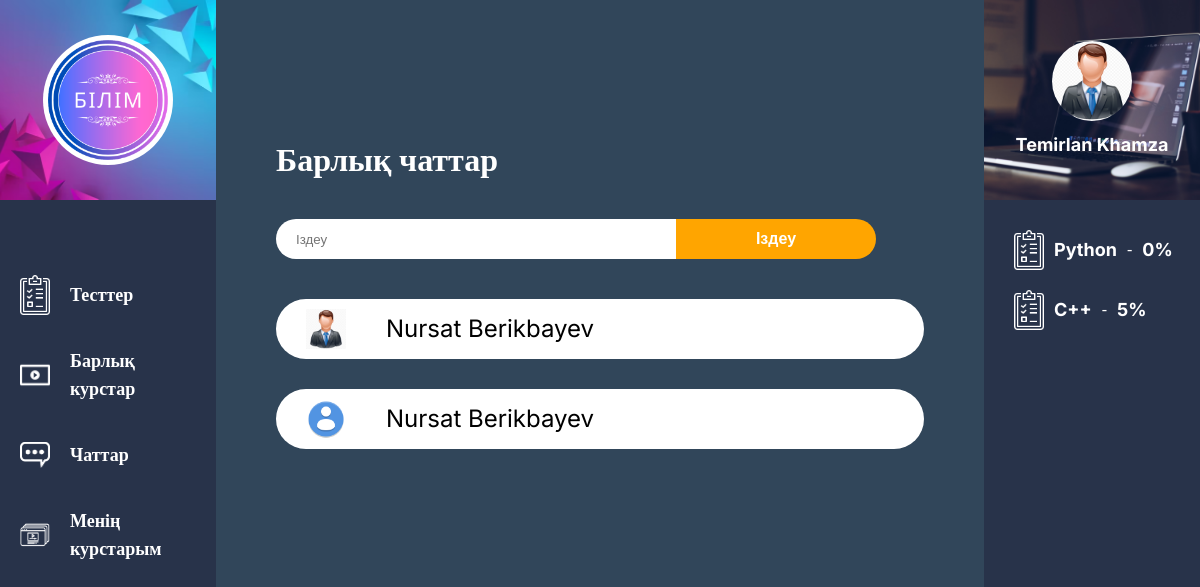
/allchats/ (signed in), run on the app's committed database.
### online_courses/models.py (models this page shows, shortened)
class AllUserInfo(models.Model):
    user_pk = models.ForeignKey(settings.AUTH_USER_MODEL,on_delete=models.CASCADE)
    first_name=models.CharField(max_length=50)
    last_name=models.CharField(max_length=50)
    city=models.CharField(max_length=20,default='None')
    email=models.EmailField()
    phone=models.CharField(max_length=20,default='None')
    user_icon=models.ImageField(upload_to='icons/')
    user_type=models.CharField(max_length=30, default='student')
    def isUserTeacher(self):
        if(self.user_type == 'student'):
            return False
        else:
            return True
    class Meta:
        verbose_name = "Қолданушы туралы толық ақпарат"
        verbose_name_plural = "Қолданушылар туралы толық ақпарат"

class UserCourseSubscribe(models.Model):
    user_pk=models.ForeignKey(settings.AUTH_USER_MODEL,on_delete=models.CASCADE)
    course_pk=models.ForeignKey(CourseGeneral,on_delete=models.CASCADE)
    grades=models.IntegerField(default=0)
    class Meta:
        verbose_name = "Курсқа жазылым"
        verbose_name_plural = "Курстарға жазылым"

class CourseGeneral(models.Model):
    author = models.ForeignKey(settings.AUTH_USER_MODEL, on_delete=models.CASCADE)
    title = models.CharField(max_length=30)
    info = models.TextField()
    created_date = models.DateTimeField(default=timezone.now)
    published_date = models.DateTimeField(blank=True, null=True)
    course_icon = models.ImageField(upload_to='media/', blank=True ,default='qwert',null=True)
    class Meta:
        verbose_name = "Курс туралы толық ақпарат"
        verbose_name_plural = "Курстар туралы толық ақпарат"

### online_courses/views.py (the view)
# urls.py: path('allchats/', views.all_chats, name='all_chats'),
def all_chats(request):
    all_users=AllUserInfo.objects.filter().exclude(user_pk=request.user)
    mycourses=UserCourseSubscribe.objects.filter(user_pk=request.user)
    userInfo=get_object_or_404( AllUserInfo,user_pk=request.user)
    return render(request,'online_courses/all-chats.html',{"mycourses":mycourses,"userInfo":userInfo,'all_users':all_users})

### online_courses/templates/online_courses/all-chats.html
{% extends 'online_courses/main.html' %}
{% load static %}
{% block content %}
<head>
    <link rel="stylesheet" href="{% static 'assets/css/all-chats.css' %}">
</head>
        <div class="main-content">
            <h3>Барлық чаттар</h3>
            <div class="chat-search">
                <input type="text" placeholder="Іздеу">
                <button>Іздеу</button>
            </div>
            <div class="all-chat">
            {% for user in all_users %}
                <a href="{% url 'chat' pk=user.user_pk.pk %}" class="chat-item">
                    {% if user.user_icon %}
                        <img src="{{ user.user_icon.url }}" alt="">
                    {% else %}
                        <img src="assets/icon/chat.svg" alt="">
                    {% endif %}
                    <span>{{ user.first_name }} {{ user.last_name }}</span>
                </a>
            {% endfor %}
            </div>
        </div>
        {% endblock %}

### online_courses/templates/online_courses/main.html (shortened to what this page needs)
{% load static %}
<!DOCTYPE html>
<html lang="en">
<head>
    <link rel="stylesheet" href="{% static  'assets/css/main.css' %}">
    <link rel="stylesheet" href="{% static  'assets/css/all-courses.css' %}">
</head>
<body>
    <main class="main">
        <div class="sidebar-left">
            <div class="sidebar-logo">
                <a href="{% url 'all_courses' %}">
                    <img src="{% static  'assets/img/ілім.png' %}" alt="">
                </a>
            </div>
            <div class="sidebar-left__item">
                <a href="{% url 'all_tests' %}">
                    <img src="{% static  'assets/icon/s1.png' %}" alt="">
                    <span>Тесттер</span>
                </a>
                <a href="{% url 'all_courses'%}">
                    <img src="{% static  'assets/icon/video.png' %}" alt="">
                    <span>Барлық курстар</span>
                </a>
                <a href="{% url 'all_chats' %}">
                    <img src="{% static  'assets/icon/chat.png' %}" alt="">
                    <span>Чаттар</span>
                </a>
                {% if userInfo %}
                {% if userInfo.isUserTeacher %}
                <a href="{% url 'teacher_courses' %}">
                    <img src="{% static  'assets/icon/persons.png' %}" alt="">
                    <span>Менің курстарым</span>
                </a>
                {% endif %}
                {% endif %}
            </div>
        </div>
        {% block content %}
        {% endblock %}
        <div class="sidebar-right">
            <div class="sidebar-right__user">
                {% if userInfo %}
                <a href="{% url 'user_profile' %}">
                    {% if userInfo.user_icon %}
                        <img style="border-radius: 50%;" src="{{ userInfo.user_icon.url }}" alt="">
                    {% else %}
                        <img style="border-radius: 50%;" src="{% static  'assets/icon/avatar.png' %}" alt="">
                    {% endif%}
                    <h3>{{ userInfo.first_name }}  {{userInfo.last_name}}  </h3>
                </a>
                {% else %}
                <a href="{% url 'login' %}">
                    <img style="border-radius: 50%;" src="{% static  'assets/icon/avatar.png' %}" alt="">
                    <h3>log in</h3>
                </a>
                {% endif %}
            </div>
            <div class="sidebar-right__stats">
                {% for mycourse in mycourses %}
                <a href="#">
                    <img src="{% static  'assets/icon/s1.png' %}" alt="">
                    <span class="sidebar-right__stats-name">
                        {{ mycourse.course_pk.title }}
                    </span> -
                    <div class="sidebar-right__stats-rating">
                        {{ mycourse.grades}}%
                    </div>
                </a>
                {% endfor %}
            </div>
        </div>
    </main>
</body>
</html>

### online_courses/static/assets/css/main.css (style rules this page uses)
* { padding: 0; margin: 0; text-decoration: none; box-sizing: border-box; }
body { background: #31465a; padding-bottom: 100px; }
.main { display: flex; }
.sidebar-left, .sidebar-right { height: 100vh; width: 18%; }
.sidebar-left { position: fixed; left: 0; top: 0; }
.sidebar-right { position: fixed; right: 0; top: 0; }
.main-content { width: 54%; margin: auto; margin-top: 100px; }
.sidebar-left, .sidebar-right { background: rgb(40, 51, 74); }
.sidebar-logo { display: flex; justify-content: center; align-items: center; height: 200px; width: 100%; background: url(../img/sidebar-logo_back.avif); background-size: cover; background-position: center; }
.sidebar-logo a { display: block; width: 130px; height: 130px; padding: 5px; background-color: #fff; border-radius: 50%; }
.sidebar-logo img { width: 100%; height: 100%; }
.sidebar-left__item img { width: 30px; }
.sidebar-left__item { margin-top: 50px; padding: 20px; }
.sidebar-left__item span { font-family: 'Inter'; font-weight: bold; font-size: 18px; line-height: 28px; color: #fff; }
.sidebar-left__item a { display: flex; align-items: center; gap: 20px; height: 50px; transition: .5s; margin-bottom: 30px; }
.sidebar-right__user { height: 200px; background: url(../img/sidebar-right.jpg); background-size: cover; background-position: center; width: 100%; display: flex; align-items: center; justify-content: center; }
.sidebar-right__user img { width: 80px; height: 80px; display: block; margin: auto; }
.sidebar-right__user h3 { font-family: 'Inter'; font-size: 18px; line-height: 28px; color: #fff; font-weight: bold; text-align: center; margin-top: 10px; }
.sidebar-right__stats { padding: 30px; }
.sidebar-right__stats img { width: 30px; }
.sidebar-right__stats-name { font-family: 'Inter'; font-weight: 700; font-size: 18px; line-height: 28px; color: #fff; }
.sidebar-right__stats-rating { font-family: 'Inter'; font-weight: 700; font-size: 18px; line-height: 28px; color: #fff; }
.sidebar-right__stats a { color: #fff; display: flex; align-items: center; gap: 10px; margin-bottom: 20px; }
.sidebar-left, .sidebar-right { transition: 1s; }

### online_courses/static/assets/css/all-courses.css (style rules this page uses)
.main-content > h3 { font-family: 'Inter'; font-weight: 700; font-size: 32px; color: #FFFFFF; margin-bottom: 30px; }

### online_courses/static/assets/css/all-chats.css (style rules this page uses)
.main-content h3 { font-family: 'Inter'; font-weight: 700; font-size: 32px; line-height: 39px; color: #FFFFFF; margin-bottom: 40px; margin-top: 40px; }
.chat-search { display: flex; margin-bottom: 40px; }
.chat-search input { width: 400px; height: 40px; border-radius: 20px 0px 0px 20px; border: none; padding-left: 20px; outline: none; }
.chat-search button { width: 200px; height: 40px; border-radius: 0px 20px 20px 0px; border: none; font-size: 16px; color: #fff; background: orange; font-weight: bold; cursor: pointer; }
.all-chat { display: flex; flex-direction: column; gap: 30px; }
.all-chat a { display: flex; align-items: center; background: #fff; border-radius: 30px; height: 60px; padding-left: 30px; }
.all-chat a > img { height: 40px; width: 40px; margin-right: 40px; }
.all-chat a > span { font-family: 'Inter'; font-weight: 400; font-size: 24px; line-height: 28px; color: #000000; }

### data on the page
AllUserInfo: user_icon (picture), first_name "Nursat", last_name "Berikbayev"
AllUserInfo: user_icon (placeholder picture), first_name "Nursat", last_name "Berikbayev"
AllUserInfo: user_icon (picture), first_name "Temirlan", last_name "Khamza"
UserCourseSubscribe: course_pk "Python", grades "0"
UserCourseSubscribe: course_pk "C++", grades "5"
